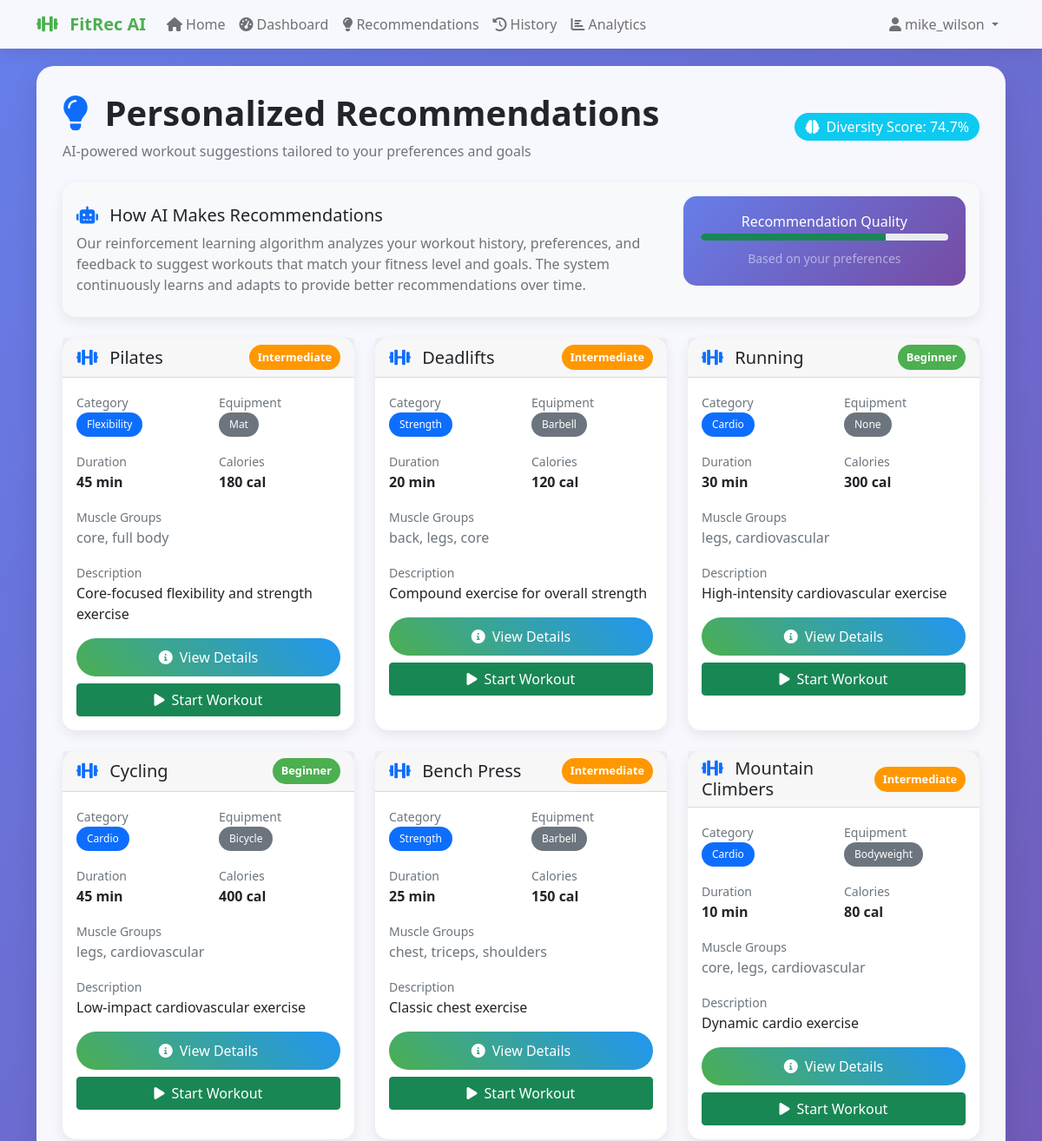
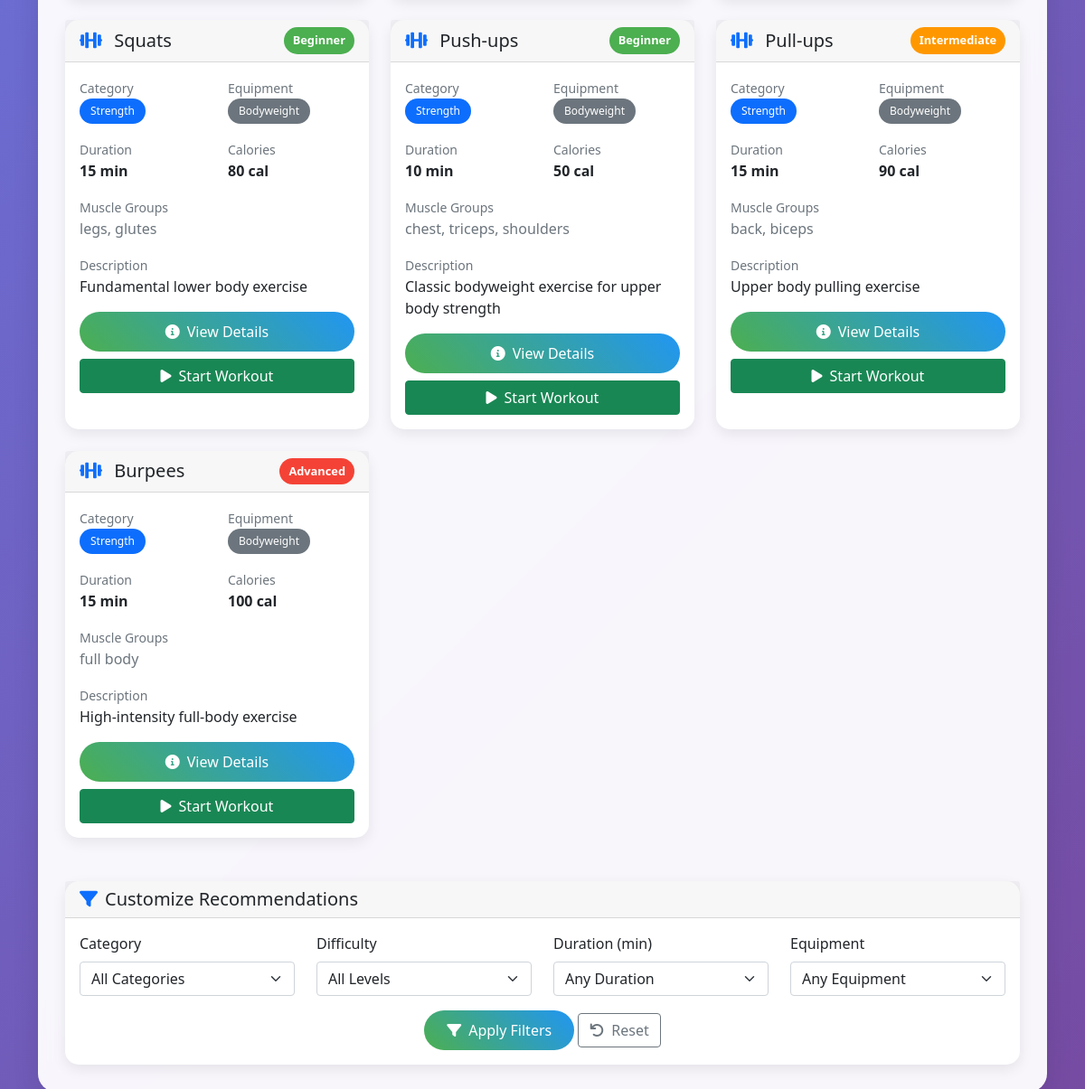
The app's page /recommendations (signed in) with its own data (2 pictures, top to bottom).
### models.py (models this page shows, shortened)
class User(db.Model):
    id = db.Column(db.Integer, primary_key=True)
    username = db.Column(db.String(80), unique=True, nullable=False)
    email = db.Column(db.String(120), unique=True, nullable=False)
    age = db.Column(db.Integer)
    gender = db.Column(db.String(10))
    weight = db.Column(db.Float)  # in kg
    height = db.Column(db.Float)  # in cm
    fitness_level = db.Column(db.String(20))  # beginner, intermediate, advanced
    goals = db.Column(db.String(200))  # weight_loss, muscle_gain, endurance, etc.
    preferences = db.Column(db.Text)  # JSON string of user preferences
    created_at = db.Column(db.DateTime, default=datetime.utcnow)
    workout_history = db.relationship('WorkoutHistory', backref='user', lazy=True)
    def get_preferences(self):
        if self.preferences:
            return json.loads(self.preferences)
        return {}

class Workout(db.Model):
    id = db.Column(db.Integer, primary_key=True)
    name = db.Column(db.String(100), nullable=False)
    category = db.Column(db.String(50))  # strength, cardio, flexibility, etc.
    muscle_group = db.Column(db.String(100))  # chest, back, legs, etc.
    equipment = db.Column(db.String(100))  # dumbbells, barbell, bodyweight, etc.
    difficulty = db.Column(db.String(20))  # beginner, intermediate, advanced
    duration = db.Column(db.Integer)  # estimated duration in minutes
    calories_burn = db.Column(db.Integer)  # estimated calories burned
    description = db.Column(db.Text)
    instructions = db.Column(db.Text)
    image_url = db.Column(db.String(200))
    workout_history = db.relationship('WorkoutHistory', backref='workout', lazy=True)

### app.py (the view)
    @app.route('/recommendations')
    def recommendations():
        if 'user_id' not in session:
            return redirect(url_for('login'))
        user = User.query.get(session['user_id'])
        if not user:
            session.clear()
            return redirect(url_for('login'))
        available_workouts = Workout.query.all()
        recommended_workouts = rl_agent.get_recommendations(user, available_workouts, num_recommendations=10)
        diversity_score = rl_agent.get_workout_diversity(recommended_workouts)
        return render_template('recommendations.html',
                             user=user,
                             workouts=recommended_workouts,
                             diversity_score=diversity_score)

### templates/recommendations.html (shortened to what this page needs)
{% extends "base.html" %}
{% block content %}
<div class="main-content">
    <div class="row mb-4">
        <div class="col-12">
            <div class="d-flex justify-content-between align-items-center">
                <div>
                    <h1 class="fw-bold mb-2">
                        <i class="fas fa-lightbulb text-primary me-2"></i>
                        Personalized Recommendations
                    </h1>
                    <p class="text-muted mb-0">
                        AI-powered workout suggestions tailored to your preferences and goals
                    </p>
                </div>
                <div class="text-end">
                    <div class="badge bg-info fs-6">
                        <i class="fas fa-brain me-1"></i>
                        Diversity Score: {{ "%.1f"|format(diversity_score * 100) }}%
                    </div>
                </div>
            </div>
        </div>
    </div>
    <div class="row mb-4">
        <div class="col-12">
            <div class="card bg-light">
                <div class="card-body">
                    <div class="row align-items-center">
                        <div class="col-md-8">
                            <h5 class="mb-2">
                                <i class="fas fa-robot text-primary me-2"></i>
                                How AI Makes Recommendations
                            </h5>
                            <p class="mb-0 text-muted">
                                Our reinforcement learning algorithm analyzes your workout history, preferences,
                                and feedback to suggest workouts that match your fitness level and goals.
                                The system continuously learns and adapts to provide better recommendations over time.
                            </p>
                        </div>
                        <div class="col-md-4 text-center">
                            <div class="workout-card">
                                <h6 class="mb-1">Recommendation Quality</h6>
                                <div class="progress mb-2" style="height: 8px;">
                                    <div class="progress-bar bg-success" style="width: {{ diversity_score * 100 }}%"></div>
                                </div>
                                <small class="text-white-50">Based on your preferences</small>
                            </div>
                        </div>
                    </div>
                </div>
            </div>
        </div>
    </div>
    <div class="row">
        {% for workout in workouts %}
        <div class="col-lg-6 col-xl-4 mb-4">
            <div class="card h-100 workout-recommendation">
                <div class="card-header d-flex justify-content-between align-items-center">
                    <h5 class="mb-0">
                        <i class="fas fa-dumbbell text-primary me-2"></i>
                        {{ workout.name }}
                    </h5>
                    <span class="difficulty-badge difficulty-{{ workout.difficulty }}">
                        {{ workout.difficulty|title }}
                    </span>
                </div>
                <div class="card-body">
                    <div class="row mb-3">
                        <div class="col-6">
                            <small class="text-muted">Category</small><br>
                            <span class="badge bg-primary">{{ workout.category|title }}</span>
                        </div>
                        <div class="col-6">
                            <small class="text-muted">Equipment</small><br>
                            <span class="badge bg-secondary">{{ workout.equipment|title }}</span>
                        </div>
                    </div>
                    <div class="row mb-3">
                        <div class="col-6">
                            <small class="text-muted">Duration</small><br>
                            <strong>{{ workout.duration }} min</strong>
                        </div>
                        <div class="col-6">
                            <small class="text-muted">Calories</small><br>
                            <strong>{{ workout.calories_burn }} cal</strong>
                        </div>
                    </div>
                    <div class="mb-3">
                        <small class="text-muted">Muscle Groups</small><br>
                        <span class="text-muted">{{ workout.muscle_group }}</span>
                    </div>
                    {% if workout.description %}
                    <div class="mb-3">
                        <small class="text-muted">Description</small><br>
                        <p class="mb-0">{{ workout.description }}</p>
                    </div>
                    {% endif %}
                    <div class="d-grid gap-2">
                        <a href="{{ url_for('workout_detail', workout_id=workout.id) }}" class="btn btn-primary">
                            <i class="fas fa-info-circle me-2"></i>View Details
                        </a>
                        <button class="btn btn-success" onclick="startWorkout({{ workout.id }})">
                            <i class="fas fa-play me-2"></i>Start Workout
                        </button>
                    </div>
                </div>
            </div>
        </div>
        {% endfor %}
    </div>
    <div class="row mt-4">
        <div class="col-12">
            <div class="card">
                <div class="card-header">
                    <h5 class="mb-0">
                        <i class="fas fa-filter text-primary me-2"></i>Customize Recommendations
                    </h5>
                </div>
                <div class="card-body">
                    <div class="row">
                        <div class="col-md-3 mb-3">
                            <label class="form-label">Category</label>
                            <select class="form-select" id="categoryFilter">
                                <option value="">All Categories</option>
                            </select>
                        </div>
                        <div class="col-md-3 mb-3">
                            <label class="form-label">Difficulty</label>
                            <select class="form-select" id="difficultyFilter">
                                <option value="">All Levels</option>
                            </select>
                        </div>
                        <div class="col-md-3 mb-3">
                            <label class="form-label">Duration (min)</label>
                            <select class="form-select" id="durationFilter">
                                <option value="">Any Duration</option>
                            </select>
                        </div>
                        <div class="col-md-3 mb-3">
                            <label class="form-label">Equipment</label>
                            <select class="form-select" id="equipmentFilter">
                                <option value="">Any Equipment</option>
                            </select>
                        </div>
                    </div>
                    <div class="text-center">
                        <button class="btn btn-primary" onclick="applyFilters()">
                            <i class="fas fa-filter me-2"></i>Apply Filters
                        </button>
                        <button class="btn btn-outline-secondary" onclick="resetFilters()">
                            <i class="fas fa-undo me-2"></i>Reset
                        </button>
                    </div>
                </div>
            </div>
        </div>
    </div>
</div>
{% endblock %}

### templates/base.html (shortened to what this page needs)
<!DOCTYPE html>
<html lang="en">
<head>
    <link href="https://cdn.jsdelivr.net/npm/bootstrap@5.1.3/dist/css/bootstrap.min.css" rel="stylesheet">
    <link rel="stylesheet" href="https://cdnjs.cloudflare.com/ajax/libs/font-awesome/6.0.0/css/all.min.css">
</head>
<body>
    <nav class="navbar navbar-expand-lg navbar-light">
        <div class="container">
            <a class="navbar-brand" href="{{ url_for('index') }}">
                <i class="fas fa-dumbbell me-2"></i>
                FitRec AI
            </a>
            <div class="collapse navbar-collapse" id="navbarNav">
                <ul class="navbar-nav me-auto">
                    <li class="nav-item">
                        <a class="nav-link" href="{{ url_for('index') }}">
                            <i class="fas fa-home me-1"></i>Home
                        </a>
                    </li>
                    {% if session.user_id %}
                    <li class="nav-item">
                        <a class="nav-link" href="{{ url_for('dashboard') }}">
                            <i class="fas fa-tachometer-alt me-1"></i>Dashboard
                        </a>
                    </li>
                    <li class="nav-item">
                        <a class="nav-link" href="{{ url_for('recommendations') }}">
                            <i class="fas fa-lightbulb me-1"></i>Recommendations
                        </a>
                    </li>
                    <li class="nav-item">
                        <a class="nav-link" href="{{ url_for('workout_history') }}">
                            <i class="fas fa-history me-1"></i>History
                        </a>
                    </li>
                    <li class="nav-item">
                        <a class="nav-link" href="{{ url_for('analytics') }}">
                            <i class="fas fa-chart-bar me-1"></i>Analytics
                        </a>
                    </li>
                    {% endif %}
                </ul>
                <ul class="navbar-nav">
                    {% if session.user_id %}
                    <li class="nav-item dropdown">
                        <a class="nav-link dropdown-toggle" href="#" id="navbarDropdown" role="button" data-bs-toggle="dropdown">
                            <i class="fas fa-user me-1"></i>{{ session.username }}
                        </a>
                    </li>
                    {% endif %}
                </ul>
            </div>
        </div>
    </nav>
    <div class="container">
        {% block content %}{% endblock %}
    </div>
</body>
</html>

### records on screen
User: username "mike_wilson"
Workout: name "Pilates", difficulty "Intermediate", category "Flexibility", equipment "Mat", duration "45", calories_burn "180", muscle_group "core, full body", description "Core-focused flexibility and strength exercise"
Workout: name "Deadlifts", difficulty "Intermediate", category "Strength", equipment "Barbell", duration "20", calories_burn "120", muscle_group "back, legs, core", description "Compound exercise for overall strength"
Workout: name "Running", difficulty "Beginner", category "Cardio", equipment "None", duration "30", calories_burn "300", muscle_group "legs, cardiovascular", description "High-intensity cardiovascular exercise"
Workout: name "Cycling", difficulty "Beginner", category "Cardio", equipment "Bicycle", duration "45", calories_burn "400", muscle_group "legs, cardiovascular", description "Low-impact cardiovascular exercise"
Workout: name "Bench Press", difficulty "Intermediate", category "Strength", equipment "Barbell", duration "25", calories_burn "150", muscle_group "chest, triceps, shoulders", description "Classic chest exercise"
Workout: name "Mountain Climbers", difficulty "Intermediate", category "Cardio", equipment "Bodyweight", duration "10", calories_burn "80", muscle_group "core, legs, cardiovascular", description "Dynamic cardio exercise"
Workout: name "Squats", difficulty "Beginner", category "Strength", equipment "Bodyweight", duration "15", calories_burn "80", muscle_group "legs, glutes", description "Fundamental lower body exercise"
Workout: name "Push-ups", difficulty "Beginner", category "Strength", equipment "Bodyweight", duration "10", calories_burn "50", muscle_group "chest, triceps, shoulders", description "Classic bodyweight exercise for upper body strength"
Workout: name "Pull-ups", difficulty "Intermediate", category "Strength", equipment "Bodyweight", duration "15", calories_burn "90", muscle_group "back, biceps", description "Upper body pulling exercise"
Workout: name "Burpees", difficulty "Advanced", category "Strength", equipment "Bodyweight", duration "15", calories_burn "100", muscle_group "full body", description "High-intensity full-body exercise"

### other values on screen
{{ "%.1f"|format(diversity_score * 100) }} "74.7"
